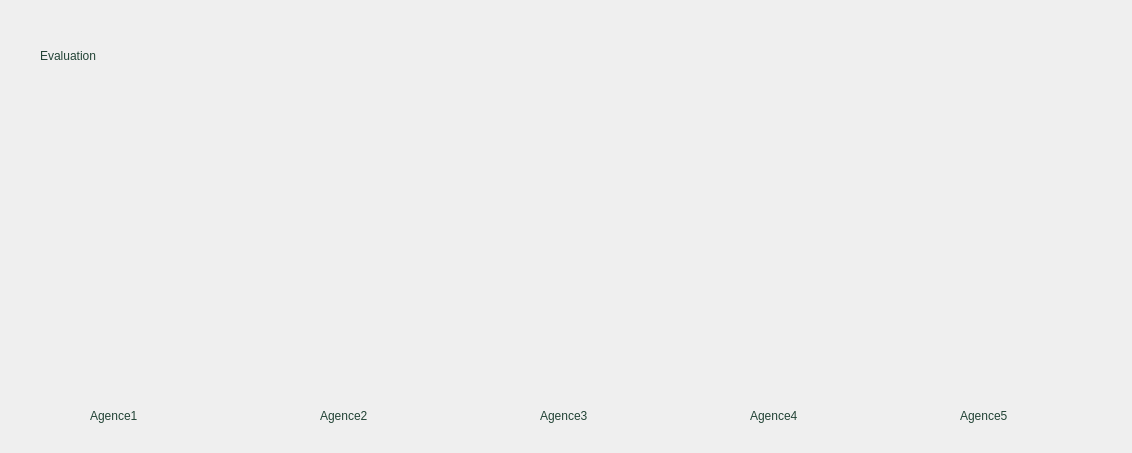
<?xml version="1.0" encoding="UTF-8"?>
<ui version="4.0">
 <class>dirGains</class>
 <widget class="QDialog" name="dirGains">
  <property name="geometry">
   <rect>
    <x>0</x>
    <y>0</y>
    <width>1132</width>
    <height>453</height>
   </rect>
  </property>
  <property name="windowTitle">
   <string>Dialog</string>
  </property>
  <widget class="QCustomPlot" name="Ag1" native="true">
   <property name="geometry">
    <rect>
     <x>20</x>
     <y>100</y>
     <width>201</width>
     <height>291</height>
    </rect>
   </property>
  </widget>
  <widget class="QCustomPlot" name="Ag2" native="true">
   <property name="geometry">
    <rect>
     <x>250</x>
     <y>100</y>
     <width>201</width>
     <height>291</height>
    </rect>
   </property>
  </widget>
  <widget class="QCustomPlot" name="Ag3" native="true">
   <property name="geometry">
    <rect>
     <x>470</x>
     <y>100</y>
     <width>201</width>
     <height>291</height>
    </rect>
   </property>
  </widget>
  <widget class="QCustomPlot" name="Ag4" native="true">
   <property name="geometry">
    <rect>
     <x>680</x>
     <y>100</y>
     <width>201</width>
     <height>291</height>
    </rect>
   </property>
  </widget>
  <widget class="QCustomPlot" name="Ag5" native="true">
   <property name="geometry">
    <rect>
     <x>900</x>
     <y>100</y>
     <width>201</width>
     <height>291</height>
    </rect>
   </property>
  </widget>
  <widget class="QLabel" name="label">
   <property name="geometry">
    <rect>
     <x>90</x>
     <y>400</y>
     <width>81</width>
     <height>31</height>
    </rect>
   </property>
   <property name="styleSheet">
    <string notr="true">color:rgb(34, 67, 53);
font: 20pt &quot;Niagara Engraved&quot;;
</string>
   </property>
   <property name="text">
    <string>Agence1</string>
   </property>
  </widget>
  <widget class="QLabel" name="label_2">
   <property name="geometry">
    <rect>
     <x>320</x>
     <y>400</y>
     <width>101</width>
     <height>31</height>
    </rect>
   </property>
   <property name="styleSheet">
    <string notr="true">color:rgb(34, 67, 53);
font: 20pt &quot;Niagara Engraved&quot;;

</string>
   </property>
   <property name="text">
    <string>Agence2</string>
   </property>
  </widget>
  <widget class="QLabel" name="label_3">
   <property name="geometry">
    <rect>
     <x>540</x>
     <y>400</y>
     <width>91</width>
     <height>31</height>
    </rect>
   </property>
   <property name="styleSheet">
    <string notr="true">color:rgb(34, 67, 53);
font: 20pt &quot;Niagara Engraved&quot;;
</string>
   </property>
   <property name="text">
    <string>Agence3</string>
   </property>
  </widget>
  <widget class="QLabel" name="label_4">
   <property name="geometry">
    <rect>
     <x>750</x>
     <y>400</y>
     <width>91</width>
     <height>31</height>
    </rect>
   </property>
   <property name="styleSheet">
    <string notr="true">color:rgb(34, 67, 53);
font: 20pt &quot;Niagara Engraved&quot;;
</string>
   </property>
   <property name="text">
    <string>Agence4</string>
   </property>
  </widget>
  <widget class="QLabel" name="label_5">
   <property name="geometry">
    <rect>
     <x>960</x>
     <y>400</y>
     <width>91</width>
     <height>31</height>
    </rect>
   </property>
   <property name="styleSheet">
    <string notr="true">color:rgb(34, 67, 53);
font: 20pt &quot;Niagara Engraved&quot;;

</string>
   </property>
   <property name="text">
    <string>Agence5</string>
   </property>
  </widget>
  <widget class="QLabel" name="label_6">
   <property name="geometry">
    <rect>
     <x>40</x>
     <y>40</y>
     <width>211</width>
     <height>31</height>
    </rect>
   </property>
   <property name="styleSheet">
    <string notr="true">color:rgb(34, 67, 53);
font: 26pt &quot;Niagara Engraved&quot;;
</string>
   </property>
   <property name="text">
    <string>Evaluation</string>
   </property>
  </widget>
 </widget>
 <customwidgets>
  <customwidget>
   <class>QCustomPlot</class>
   <extends>QWidget</extends>
   <header>qcustomplot.h</header>
   <container>1</container>
  </customwidget>
 </customwidgets>
 <resources/>
 <connections/>
</ui>
